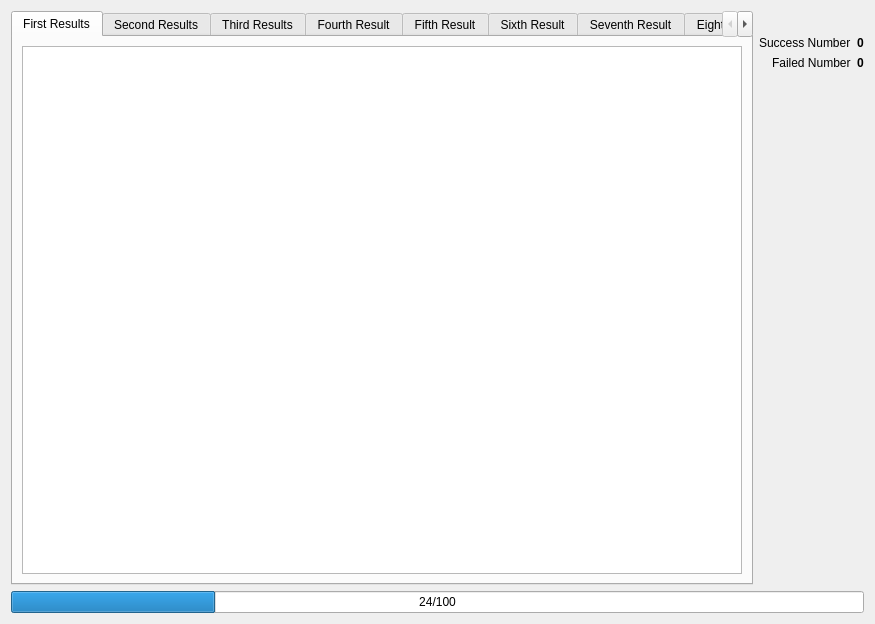
<?xml version="1.0" encoding="UTF-8"?>
<ui version="4.0">
 <class>OutputWidget</class>
 <widget class="QWidget" name="OutputWidget">
  <property name="geometry">
   <rect>
    <x>0</x>
    <y>0</y>
    <width>875</width>
    <height>624</height>
   </rect>
  </property>
  <property name="windowTitle">
   <string>Form</string>
  </property>
  <layout class="QVBoxLayout" name="verticalLayout_2">
   <item>
    <layout class="QHBoxLayout" name="horizontalLayout">
     <item>
      <widget class="QTabWidget" name="tabWidget">
       <property name="currentIndex">
        <number>0</number>
       </property>
       <widget class="QWidget" name="tab">
        <attribute name="title">
         <string notr="true">First Results</string>
        </attribute>
        <layout class="QVBoxLayout" name="verticalLayout_3">
         <item>
          <widget class="QTextBrowser" name="Output1">
           <property name="font">
            <font>
             <family>Courier New</family>
             <pointsize>10</pointsize>
             <weight>75</weight>
             <bold>true</bold>
            </font>
           </property>
           <property name="lineWrapMode">
            <enum>QTextEdit::NoWrap</enum>
           </property>
           <property name="readOnly">
            <bool>true</bool>
           </property>
           <property name="html">
            <string>&lt;!DOCTYPE HTML PUBLIC &quot;-//W3C//DTD HTML 4.0//EN&quot; &quot;http://www.w3.org/TR/REC-html40/strict.dtd&quot;&gt;
&lt;html&gt;&lt;head&gt;&lt;meta name=&quot;qrichtext&quot; content=&quot;1&quot; /&gt;&lt;style type=&quot;text/css&quot;&gt;
p, li { white-space: pre-wrap; }
&lt;/style&gt;&lt;/head&gt;&lt;body style=&quot; font-family:'Courier New'; font-size:10pt; font-weight:600; font-style:normal;&quot;&gt;
&lt;p style=&quot;-qt-paragraph-type:empty; margin-top:0px; margin-bottom:0px; margin-left:0px; margin-right:0px; -qt-block-indent:0; text-indent:0px; font-weight:400;&quot;&gt;&lt;br /&gt;&lt;/p&gt;&lt;/body&gt;&lt;/html&gt;</string>
           </property>
           <property name="placeholderText">
            <string notr="true"/>
           </property>
           <property name="openExternalLinks">
            <bool>true</bool>
           </property>
          </widget>
         </item>
         <item>
          <layout class="QVBoxLayout" name="configuratorLayout_1"/>
         </item>
        </layout>
       </widget>
       <widget class="QWidget" name="tab_2">
        <attribute name="title">
         <string notr="true">Second Results</string>
        </attribute>
        <layout class="QVBoxLayout" name="verticalLayout_4">
         <item>
          <widget class="QTextBrowser" name="Output2">
           <property name="font">
            <font>
             <family>Courier New</family>
             <pointsize>10</pointsize>
             <weight>75</weight>
             <bold>true</bold>
            </font>
           </property>
           <property name="lineWrapMode">
            <enum>QTextEdit::NoWrap</enum>
           </property>
           <property name="placeholderText">
            <string notr="true"/>
           </property>
          </widget>
         </item>
         <item>
          <layout class="QVBoxLayout" name="configuratorLayout_2"/>
         </item>
        </layout>
       </widget>
       <widget class="QWidget" name="tab_3">
        <attribute name="title">
         <string notr="true">Third Results</string>
        </attribute>
        <layout class="QVBoxLayout" name="verticalLayout_6">
         <item>
          <widget class="QTextBrowser" name="Output3">
           <property name="font">
            <font>
             <family>Courier New</family>
             <pointsize>10</pointsize>
             <weight>75</weight>
             <bold>true</bold>
            </font>
           </property>
           <property name="lineWrapMode">
            <enum>QTextEdit::NoWrap</enum>
           </property>
           <property name="placeholderText">
            <string notr="true"/>
           </property>
          </widget>
         </item>
         <item>
          <layout class="QVBoxLayout" name="configuratorLayout_3"/>
         </item>
        </layout>
       </widget>
       <widget class="QWidget" name="tab_4">
        <attribute name="title">
         <string notr="true">Fourth Result</string>
        </attribute>
        <layout class="QVBoxLayout" name="verticalLayout_7">
         <item>
          <widget class="QTextBrowser" name="Output4">
           <property name="font">
            <font>
             <family>Courier New</family>
             <pointsize>10</pointsize>
             <weight>75</weight>
             <bold>true</bold>
            </font>
           </property>
           <property name="undoRedoEnabled">
            <bool>false</bool>
           </property>
           <property name="lineWrapMode">
            <enum>QTextEdit::NoWrap</enum>
           </property>
           <property name="readOnly">
            <bool>true</bool>
           </property>
           <property name="placeholderText">
            <string notr="true"/>
           </property>
          </widget>
         </item>
         <item>
          <layout class="QVBoxLayout" name="configuratorLayout_4"/>
         </item>
        </layout>
       </widget>
       <widget class="QWidget" name="tab_5">
        <attribute name="title">
         <string notr="true">Fifth Result</string>
        </attribute>
        <layout class="QVBoxLayout" name="verticalLayout_9">
         <item>
          <widget class="QTextBrowser" name="Output5">
           <property name="font">
            <font>
             <family>Courier New</family>
             <pointsize>10</pointsize>
             <weight>75</weight>
             <bold>true</bold>
            </font>
           </property>
           <property name="undoRedoEnabled">
            <bool>false</bool>
           </property>
           <property name="lineWrapMode">
            <enum>QTextEdit::NoWrap</enum>
           </property>
           <property name="readOnly">
            <bool>true</bool>
           </property>
           <property name="placeholderText">
            <string notr="true"/>
           </property>
          </widget>
         </item>
         <item>
          <layout class="QVBoxLayout" name="configuratorLayout_5"/>
         </item>
        </layout>
       </widget>
       <widget class="QWidget" name="tab_6">
        <attribute name="title">
         <string notr="true">Sixth Result</string>
        </attribute>
        <layout class="QVBoxLayout" name="verticalLayout_10">
         <item>
          <widget class="QTextBrowser" name="Output6">
           <property name="font">
            <font>
             <family>Courier New</family>
             <pointsize>10</pointsize>
             <weight>75</weight>
             <bold>true</bold>
            </font>
           </property>
           <property name="undoRedoEnabled">
            <bool>false</bool>
           </property>
           <property name="lineWrapMode">
            <enum>QTextEdit::NoWrap</enum>
           </property>
           <property name="readOnly">
            <bool>true</bool>
           </property>
           <property name="placeholderText">
            <string notr="true"/>
           </property>
          </widget>
         </item>
         <item>
          <layout class="QVBoxLayout" name="configuratorLayout_6"/>
         </item>
        </layout>
       </widget>
       <widget class="QWidget" name="tab_7">
        <attribute name="title">
         <string notr="true">Seventh Result</string>
        </attribute>
        <layout class="QVBoxLayout" name="verticalLayout_12">
         <item>
          <widget class="QTextBrowser" name="Output7">
           <property name="font">
            <font>
             <family>Courier New</family>
             <pointsize>10</pointsize>
             <weight>75</weight>
             <bold>true</bold>
            </font>
           </property>
           <property name="undoRedoEnabled">
            <bool>false</bool>
           </property>
           <property name="lineWrapMode">
            <enum>QTextEdit::NoWrap</enum>
           </property>
           <property name="readOnly">
            <bool>true</bool>
           </property>
           <property name="placeholderText">
            <string notr="true"/>
           </property>
          </widget>
         </item>
         <item>
          <layout class="QVBoxLayout" name="configuratorLayout_7"/>
         </item>
        </layout>
       </widget>
       <widget class="QWidget" name="tab_8">
        <attribute name="title">
         <string notr="true">Eighth Result</string>
        </attribute>
        <layout class="QVBoxLayout" name="verticalLayout_14">
         <item>
          <widget class="QTextBrowser" name="Output8">
           <property name="font">
            <font>
             <family>Courier New</family>
             <pointsize>10</pointsize>
             <weight>75</weight>
             <bold>true</bold>
            </font>
           </property>
           <property name="undoRedoEnabled">
            <bool>false</bool>
           </property>
           <property name="lineWrapMode">
            <enum>QTextEdit::NoWrap</enum>
           </property>
           <property name="readOnly">
            <bool>true</bool>
           </property>
           <property name="placeholderText">
            <string notr="true"/>
           </property>
          </widget>
         </item>
         <item>
          <layout class="QVBoxLayout" name="configuratorLayout_8"/>
         </item>
        </layout>
       </widget>
       <widget class="QWidget" name="tab_9">
        <attribute name="title">
         <string notr="true">Ninth Result</string>
        </attribute>
        <layout class="QVBoxLayout" name="verticalLayout_16">
         <item>
          <widget class="QTextBrowser" name="Output9">
           <property name="font">
            <font>
             <family>Courier New</family>
             <pointsize>10</pointsize>
             <weight>75</weight>
             <bold>true</bold>
            </font>
           </property>
           <property name="undoRedoEnabled">
            <bool>false</bool>
           </property>
           <property name="lineWrapMode">
            <enum>QTextEdit::NoWrap</enum>
           </property>
           <property name="readOnly">
            <bool>true</bool>
           </property>
           <property name="placeholderText">
            <string notr="true"/>
           </property>
          </widget>
         </item>
         <item>
          <layout class="QVBoxLayout" name="configuratorLayout_9"/>
         </item>
        </layout>
       </widget>
      </widget>
     </item>
     <item>
      <layout class="QVBoxLayout" name="verticalLayout">
       <property name="leftMargin">
        <number>0</number>
       </property>
       <item>
        <layout class="QFormLayout" name="formLayout">
         <property name="fieldGrowthPolicy">
          <enum>QFormLayout::AllNonFixedFieldsGrow</enum>
         </property>
         <property name="labelAlignment">
          <set>Qt::AlignRight|Qt::AlignTrailing|Qt::AlignVCenter</set>
         </property>
         <property name="formAlignment">
          <set>Qt::AlignHCenter|Qt::AlignTop</set>
         </property>
         <property name="topMargin">
          <number>25</number>
         </property>
         <item row="0" column="0">
          <widget class="QLabel" name="label">
           <property name="text">
            <string>Success Number</string>
           </property>
          </widget>
         </item>
         <item row="0" column="1">
          <widget class="QLabel" name="LabelSuccess">
           <property name="styleSheet">
            <string notr="true">font: bold;
</string>
           </property>
           <property name="text">
            <string>0</string>
           </property>
           <property name="textFormat">
            <enum>Qt::AutoText</enum>
           </property>
          </widget>
         </item>
         <item row="1" column="0">
          <widget class="QLabel" name="label_2">
           <property name="text">
            <string>Failed Number</string>
           </property>
          </widget>
         </item>
         <item row="1" column="1">
          <widget class="QLabel" name="LabelFailed">
           <property name="styleSheet">
            <string notr="true">font: bold;
</string>
           </property>
           <property name="text">
            <string>0</string>
           </property>
          </widget>
         </item>
        </layout>
       </item>
      </layout>
     </item>
    </layout>
   </item>
   <item>
    <layout class="QHBoxLayout" name="horizontalLayout_2">
     <item>
      <widget class="QProgressBar" name="progressBar">
       <property name="value">
        <number>24</number>
       </property>
       <property name="format">
        <string>%v/%m</string>
       </property>
      </widget>
     </item>
    </layout>
   </item>
  </layout>
 </widget>
 <resources/>
 <connections/>
</ui>
